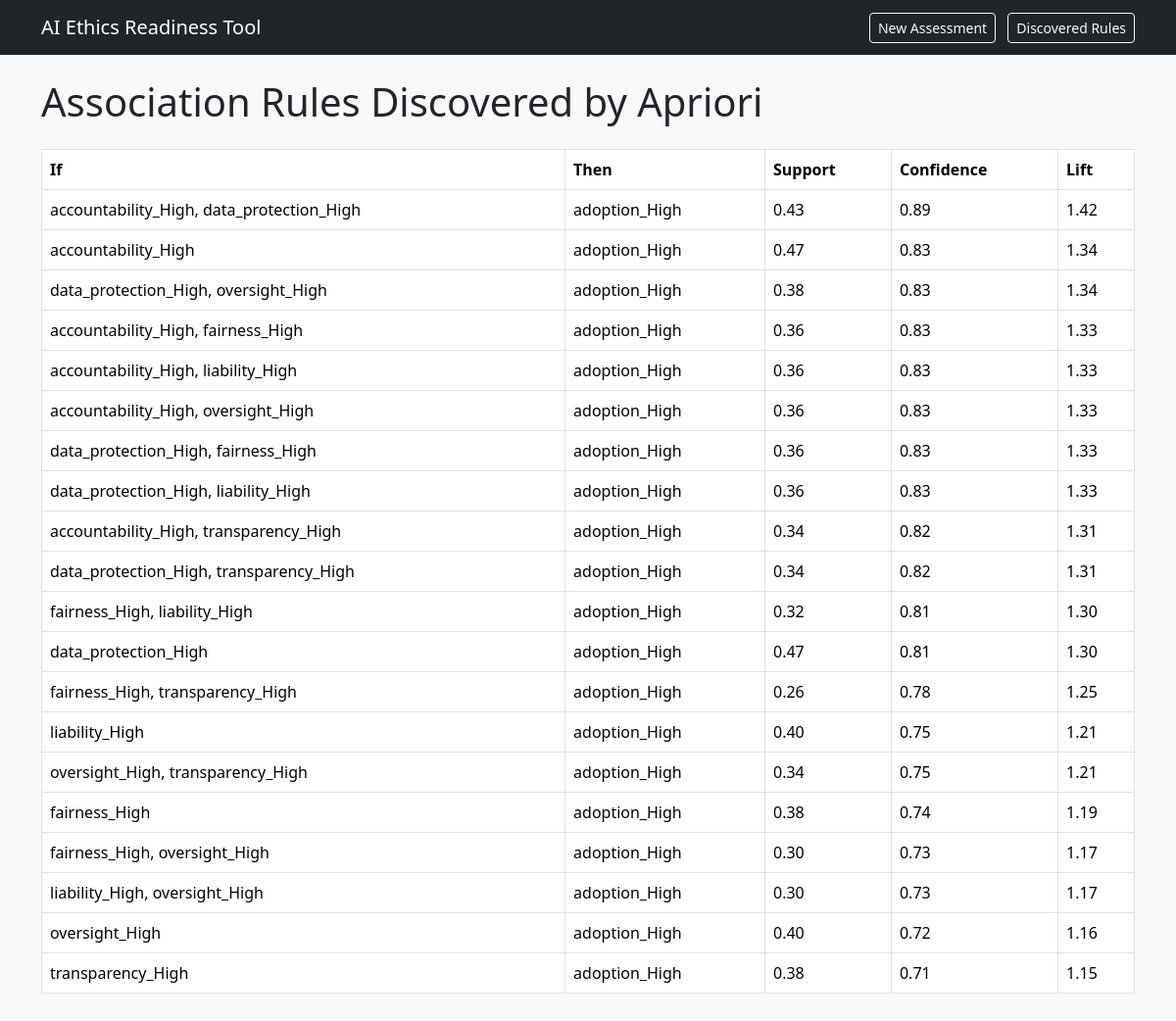
Screenshot of /rules/ with the database file from the repository.
### assessment/models.py (models this page shows, shortened)
class Rule(models.Model):
    antecedents = models.CharField(max_length=500)
    consequents = models.CharField(max_length=500)
    support = models.FloatField()
    confidence = models.FloatField()
    lift = models.FloatField()
    class Meta:
        ordering = ["-confidence", "-lift"]

### assessment/views.py (the view)
# urls.py: path("rules/", views.rules_list, name="rules_list"),
def rules_list(request):
    rules = Rule.objects.all()
    return render(request, "assessment/rules_list.html", {"rules": rules})

### assessment/templates/assessment/rules_list.html
{% extends "assessment/base.html" %}
{% block content %}
  <h1 class="mb-4">Association Rules Discovered by Apriori</h1>
  {% if rules %}
    <table class="table table-bordered bg-white">
      <thead>
        <tr><th>If</th><th>Then</th><th>Support</th><th>Confidence</th><th>Lift</th></tr>
      </thead>
      <tbody>
        {% for rule in rules %}
          <tr>
            <td>{{ rule.antecedents }}</td>
            <td>{{ rule.consequents }}</td>
            <td>{{ rule.support|floatformat:2 }}</td>
            <td>{{ rule.confidence|floatformat:2 }}</td>
            <td>{{ rule.lift|floatformat:2 }}</td>
          </tr>
        {% endfor %}
      </tbody>
    </table>
  {% else %}
    <p class="text-muted">
      No rules loaded yet. Run <code>python manage.py load_rules</code> after the analysis
      script has produced <code>assessment/ml/rules.json</code>.
    </p>
  {% endif %}
{% endblock %}

### assessment/templates/assessment/base.html (shortened to what this page needs)
<!DOCTYPE html>
<html lang="en">
<head>
  <link href="https://cdn.jsdelivr.net/npm/bootstrap@5.3.3/dist/css/bootstrap.min.css" rel="stylesheet">
</head>
<body class="bg-light">
  <nav class="navbar navbar-expand-lg navbar-dark bg-dark mb-4">
    <div class="container">
      <a class="navbar-brand" href="{% url 'home' %}">AI Ethics Readiness Tool</a>
      <div>
        <a class="btn btn-outline-light btn-sm me-2" href="{% url 'assessment_form' %}">New Assessment</a>
        <a class="btn btn-outline-light btn-sm" href="{% url 'rules_list' %}">Discovered Rules</a>
      </div>
    </div>
  </nav>
  <div class="container pb-5">
    {% block content %}{% endblock %}
  </div>
</body>
</html>

### rows the page displays
Rule: antecedents "accountability_High, data_protection_High", consequents "adoption_High", support "0.43", confidence "0.89", lift "1.42"
Rule: antecedents "accountability_High", consequents "adoption_High", support "0.47", confidence "0.83", lift "1.34"
Rule: antecedents "data_protection_High, oversight_High", consequents "adoption_High", support "0.38", confidence "0.83", lift "1.34"
Rule: antecedents "accountability_High, fairness_High", consequents "adoption_High", support "0.36", confidence "0.83", lift "1.33"
Rule: antecedents "accountability_High, liability_High", consequents "adoption_High", support "0.36", confidence "0.83", lift "1.33"
Rule: antecedents "accountability_High, oversight_High", consequents "adoption_High", support "0.36", confidence "0.83", lift "1.33"
Rule: antecedents "data_protection_High, fairness_High", consequents "adoption_High", support "0.36", confidence "0.83", lift "1.33"
Rule: antecedents "data_protection_High, liability_High", consequents "adoption_High", support "0.36", confidence "0.83", lift "1.33"
Rule: antecedents "accountability_High, transparency_High", consequents "adoption_High", support "0.34", confidence "0.82", lift "1.31"
Rule: antecedents "data_protection_High, transparency_High", consequents "adoption_High", support "0.34", confidence "0.82", lift "1.31"
Rule: antecedents "fairness_High, liability_High", consequents "adoption_High", support "0.32", confidence "0.81", lift "1.30"
Rule: antecedents "data_protection_High", consequents "adoption_High", support "0.47", confidence "0.81", lift "1.30"
Rule: antecedents "fairness_High, transparency_High", consequents "adoption_High", support "0.26", confidence "0.78", lift "1.25"
Rule: antecedents "liability_High", consequents "adoption_High", support "0.40", confidence "0.75", lift "1.21"
Rule: antecedents "oversight_High, transparency_High", consequents "adoption_High", support "0.34", confidence "0.75", lift "1.21"
Rule: antecedents "fairness_High", consequents "adoption_High", support "0.38", confidence "0.74", lift "1.19"
Rule: antecedents "fairness_High, oversight_High", consequents "adoption_High", support "0.30", confidence "0.73", lift "1.17"
Rule: antecedents "liability_High, oversight_High", consequents "adoption_High", support "0.30", confidence "0.73", lift "1.17"
Rule: antecedents "oversight_High", consequents "adoption_High", support "0.40", confidence "0.72", lift "1.16"
Rule: antecedents "transparency_High", consequents "adoption_High", support "0.38", confidence "0.71", lift "1.15"
